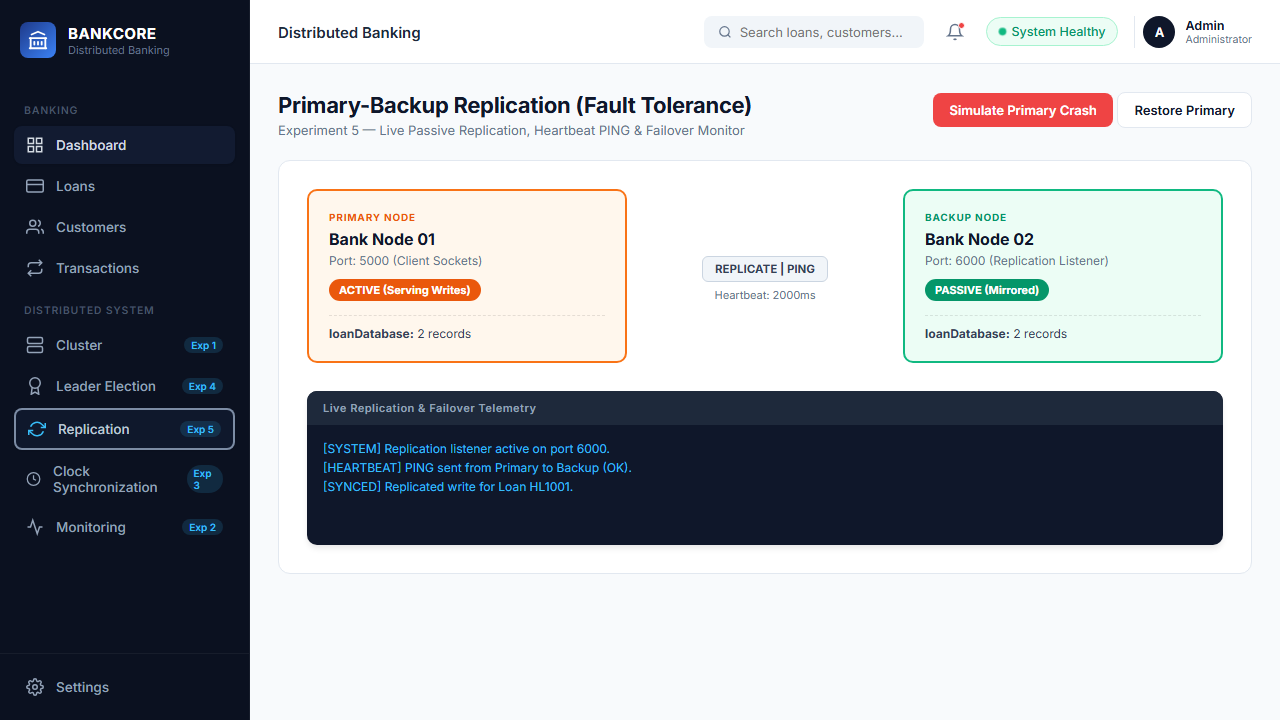
#> input picture frontend/screenshots/04_Frontend_Replication_Exp5.png, 1280 x 720 px, found by its file name
$ python combine_ui_and_terminal.py
#> lines starting #> are read from the running program, lines starting #| are printed output that depends on the picture
import os
from PIL import Image

FRONTEND_DIR = r"c:\Users\Tanish\OneDrive\Desktop\DC Home Loan\frontend"
SCREENSHOTS_DIR = os.path.join(FRONTEND_DIR, "screenshots")
COMBINED_DIR = os.path.join(FRONTEND_DIR, "combined_screenshots")
os.makedirs(COMBINED_DIR, exist_ok=True)

def combine_vertically(top_img_path, bottom_img_path, out_filename):
#> called with out_filename = 'Exp5_Combined_UI_and_Terminal.png'
    if not os.path.exists(top_img_path) or not os.path.exists(bottom_img_path):
        print(f"Skipping {out_filename} (Missing inputs)")
        return

    img_top = Image.open(top_img_path).convert("RGB")
#> img_top is the input picture: PIL image 1280x720 RGB; mean R, G, B 165.2, 168.7, 174.1
    img_bottom = Image.open(bottom_img_path).convert("RGB")
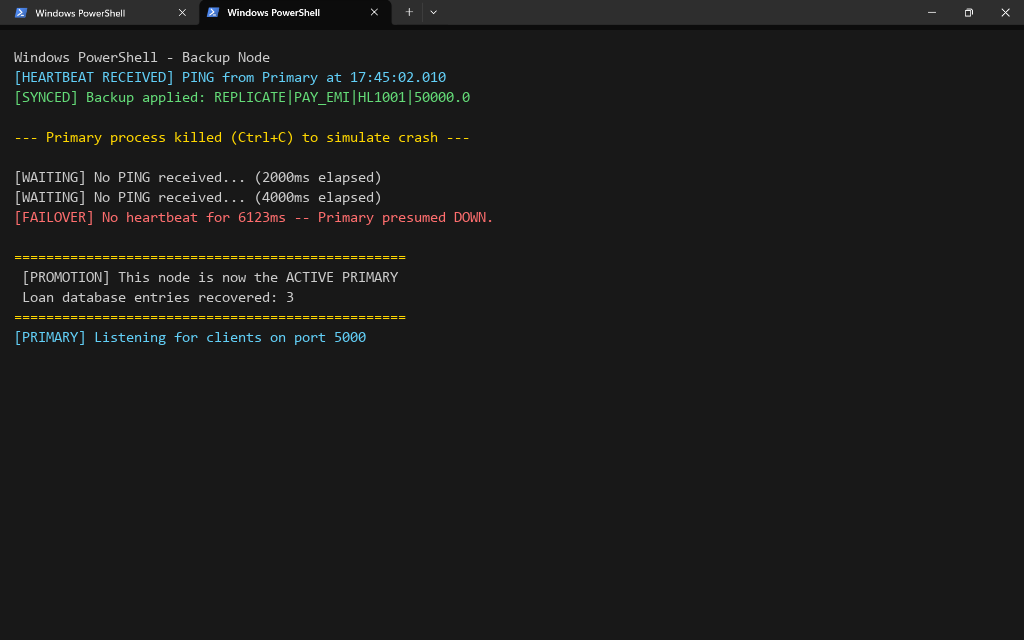
#> input picture Exp5/screenshots/03_Primary_Crash_Failover_Promotion.png, 1024 x 640 px, found by its file name
#> img_bottom is the input picture: PIL image 1024x640 RGB; mean R, G, B 27.4, 27.6, 26.8

    # Target uniform width (1200px)
    target_width = 1200

    w1, h1 = img_top.size
#> w1 = 1280; h1 = 720
    h1_scaled = int(h1 * (target_width / w1))
#> h1_scaled = 675
    img_top_scaled = img_top.resize((target_width, h1_scaled), Image.Resampling.LANCZOS)

    w2, h2 = img_bottom.size
#> w2 = 1024; h2 = 640
    h2_scaled = int(h2 * (target_width / w2))
#> h2_scaled = 750
    img_bottom_scaled = img_bottom.resize((target_width, h2_scaled), Image.Resampling.LANCZOS)

    combined = Image.new("RGB", (target_width, h1_scaled + h2_scaled + 20), (240, 243, 246))
    combined.paste(img_top_scaled, (0, 0))
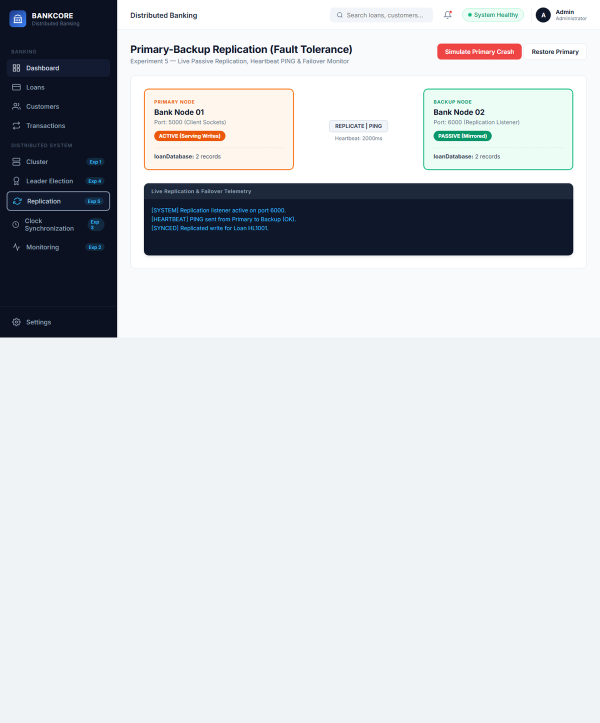
#> combined: PIL image 1200x1445 RGB (shown at 1/2 size); mean R, G, B 205, 208.2, 212.4
    combined.paste(img_bottom_scaled, (0, h1_scaled + 20))
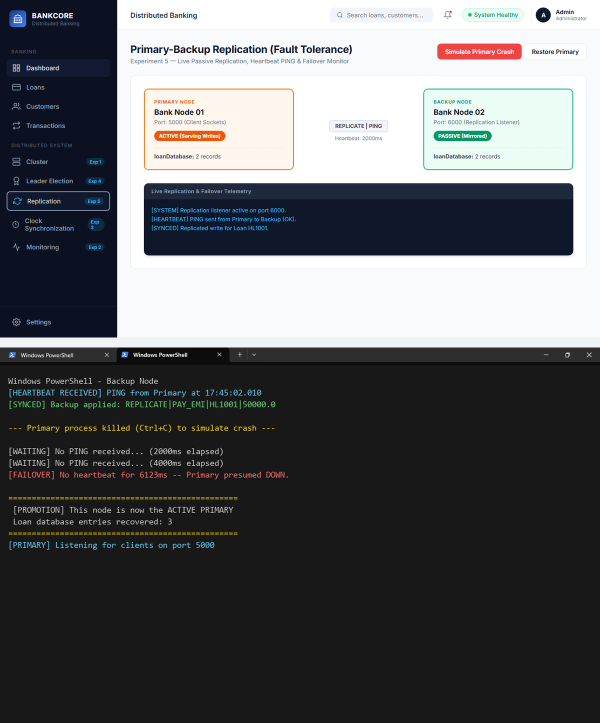
#> combined: PIL image 1200x1445 RGB (shown at 1/2 size); mean R, G, B 94.7, 96.4, 98.6

    out_path = os.path.join(COMBINED_DIR, out_filename)
    combined.save(out_path)
    print(f"Created combined UI + Terminal screenshot: {out_filename}")

if __name__ == "__main__":
    # Exp 5: Replication UI + Terminal
    exp5_term = r"c:\Users\Tanish\OneDrive\Desktop\DC Home Loan\Exp5\screenshots\03_Primary_Crash_Failover_Promotion.png"
    exp5_ui = os.path.join(SCREENSHOTS_DIR, "04_Frontend_Replication_Exp5.png")
    combine_vertically(exp5_ui, exp5_term, "Exp5_Combined_UI_and_Terminal.png")

    # Exp 4: Election UI + Terminal
    exp4_term = r"c:\Users\Tanish\OneDrive\Desktop\DC Home Loan\Exp4\screenshots\03_Election_Initiation_P3_Wins.png"
    exp4_ui = os.path.join(SCREENSHOTS_DIR, "05_Frontend_Bully_Election_Exp4.png")
    combine_vertically(exp4_ui, exp4_term, "Exp4_Combined_UI_and_Terminal.png")
#> call 2 of combine_vertically, with out_filename = 'Exp4_Combined_UI_and_Terminal.png'
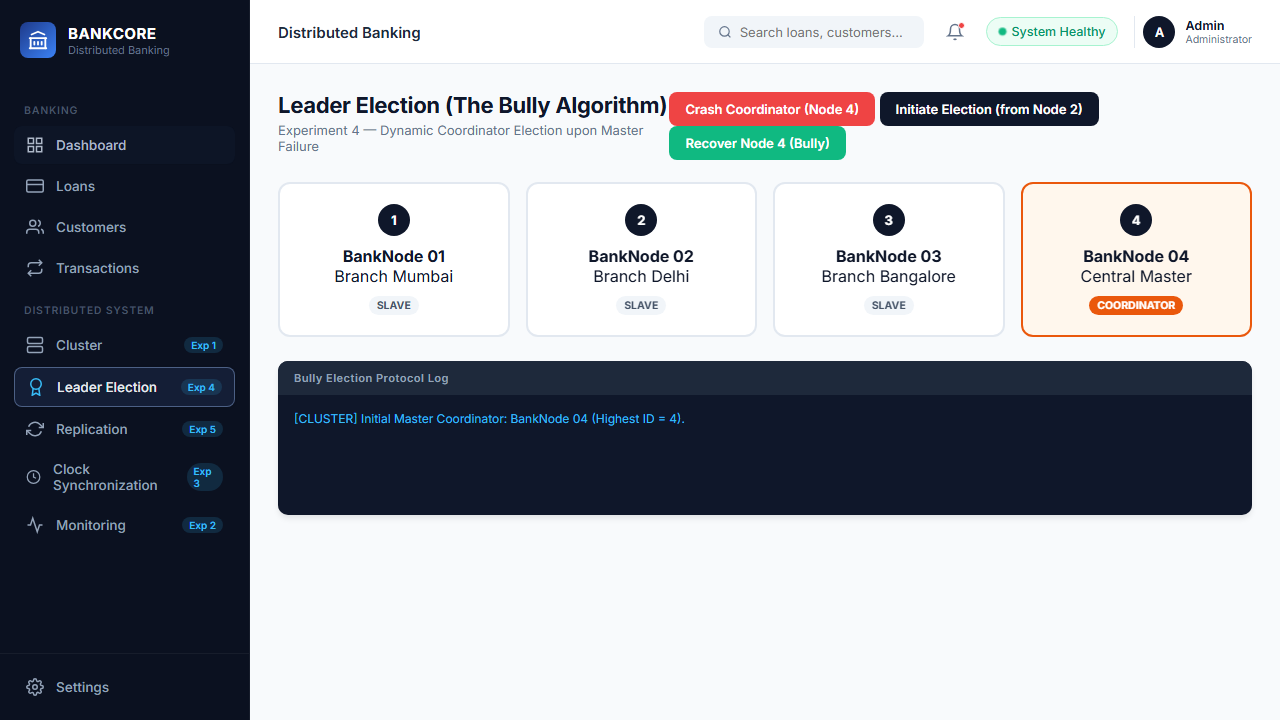
#> input picture frontend/screenshots/05_Frontend_Bully_Election_Exp4.png, 1280 x 720 px, found by its file name
#> in combine_vertically, img_top is the input picture: PIL image 1280x720 RGB; mean R, G, B 160.2, 163.5, 170.2
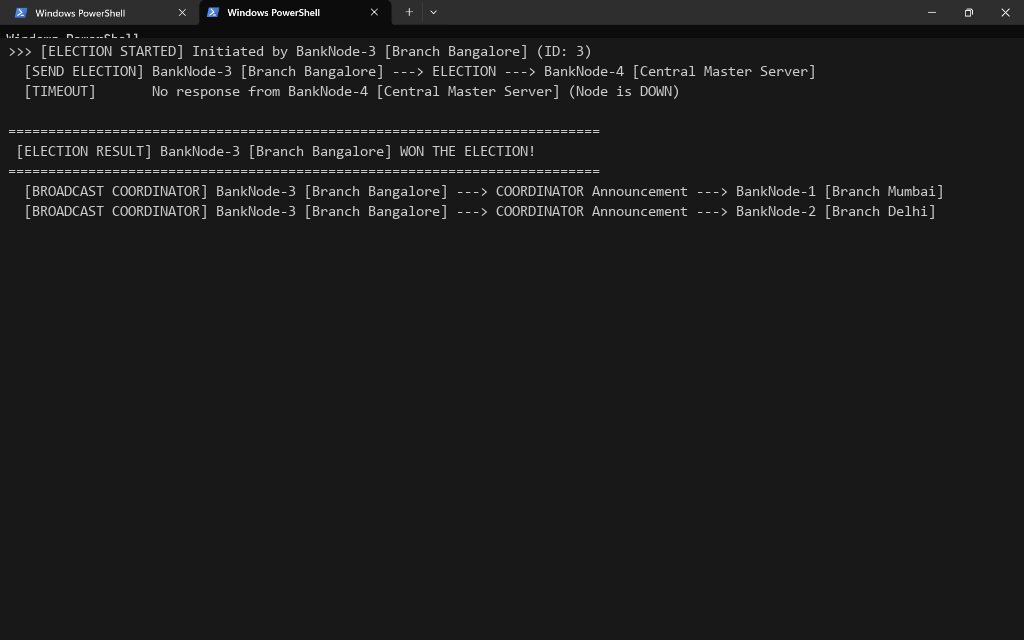
#> input picture Exp4/screenshots/03_Election_Initiation_P3_Wins.png, 1024 x 640 px, found by its file name
#> in combine_vertically, img_bottom is the input picture: PIL image 1024x640 RGB; mean R, G, B 28.1, 28.2, 28.2
#> in combine_vertically (call 2), `combined.paste(img_top_scaled, (0, 0))`:
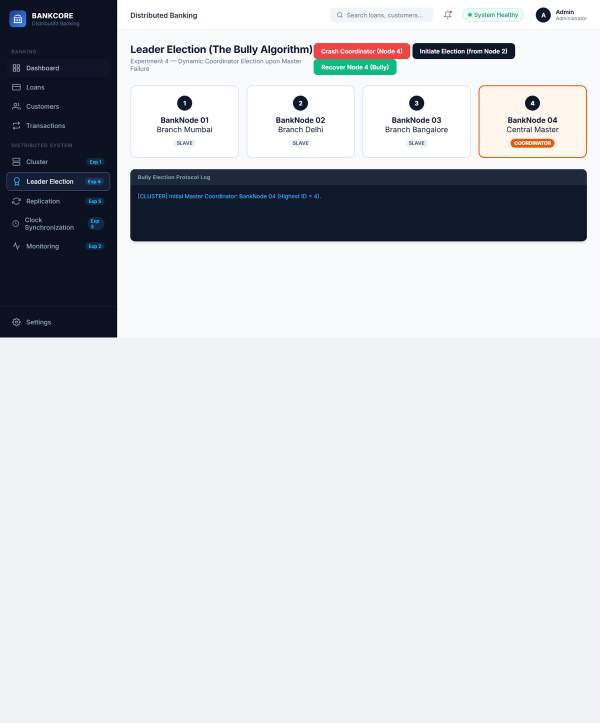
#> combined: PIL image 1200x1445 RGB (shown at 1/2 size); mean R, G, B 202.7, 205.8, 210.5
#> in combine_vertically (call 2), `combined.paste(img_bottom_scaled, (0, h1_scaled + 20))`:
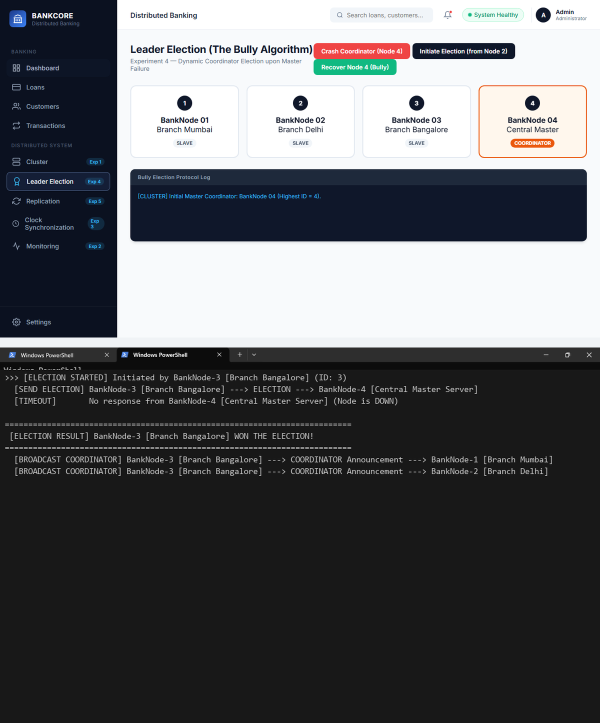
#> combined: PIL image 1200x1445 RGB (shown at 1/2 size); mean R, G, B 92.7, 94.3, 97.5

    # Exp 3: Clock Sync UI + Terminal
    exp3_term = r"c:\Users\Tanish\OneDrive\Desktop\DC Home Loan\Exp3\screenshots\02_Cristian_Client_Sync.png"
    exp3_ui = os.path.join(SCREENSHOTS_DIR, "06_Frontend_Clock_Sync_Exp3.png")
    combine_vertically(exp3_ui, exp3_term, "Exp3_Combined_UI_and_Terminal.png")

    # Exp 2: Loans List UI + Terminal
    exp2_term = r"c:\Users\Tanish\OneDrive\Desktop\DC Home Loan\Exp2\screenshots\02_Client1_Submit_Loan.png"
    exp2_ui = os.path.join(SCREENSHOTS_DIR, "02_Frontend_Loans_Table.png")
    combine_vertically(exp2_ui, exp2_term, "Exp2_Combined_UI_and_Terminal.png")
